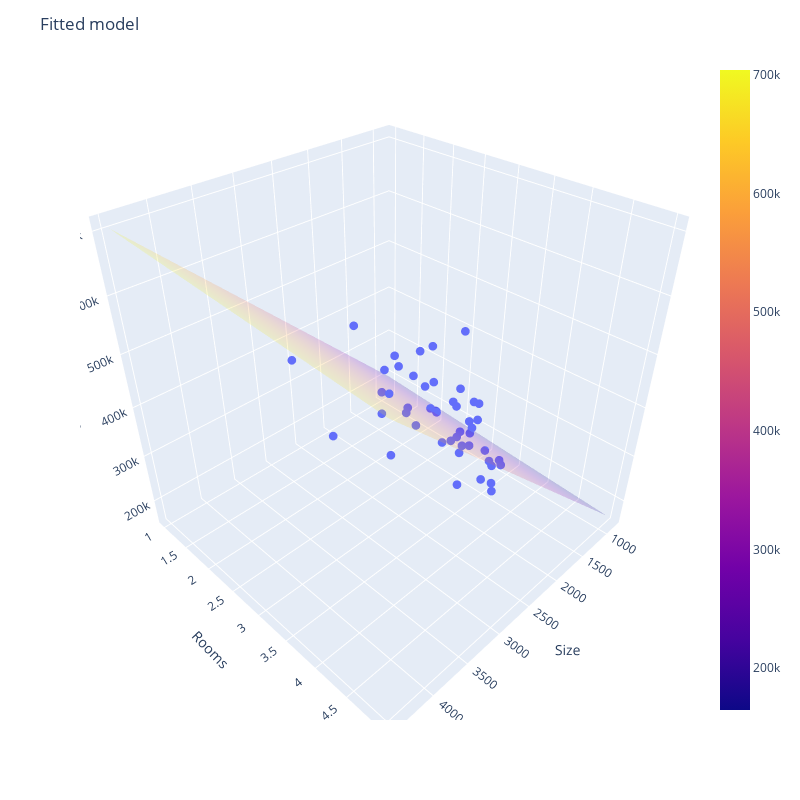

This figure's notebook cell:
### Code cell
import plotly.express as px
import plotly.graph_objects as go

fig_layout = go.Layout(title='Fitted model', autosize=True, width=800, height=800,
                       scene = dict(xaxis=dict(title='Size'),
                                    yaxis=dict(title='Rooms'),
                                    zaxis=dict(title='Price')))

fig = px.scatter_3d(x=X_raw[:,1].ravel(), y=X_raw[:,2].ravel(), z=y_data.ravel())
fig.update_traces(marker=dict(size=3))
fig.update_layout(fig_layout)
fig.add_traces(go.Surface(x=size_points, y=rooms_points, z=price_points, opacity=0.2))

fig.show()

### Figure 1 — Plotly figure (JSON) as saved in the notebook; plotly's stock layout.template omitted (floating-point values rounded to 4 significant figures)
{"data": [{"hovertemplate": "x=%{x}<br>y=%{y}<br>z=%{z}<extra></extra>", "legendgroup": "", "marker": {"color": "#636efa", "size": 3, "symbol": "circle"}, "mode": "markers", "name": "", "scene": "scene", "showlegend": false, "type": "scatter3d", "x": [2104.0, 1600.0, 2400.0, 1416.0, 3000.0, 1985.0, 1534.0, 1427.0, 1380.0, 1494.0, 1940.0, 2000.0, 1890.0, 4478.0, 1268.0, 2300.0, 1320.0, 1236.0, 2609.0, 3031.0, 1767.0, 1888.0, 1604.0, 1962.0, 3890.0, 1100.0, 1458.0, 2526.0, 2200.0, 2637.0, 1839.0, 1000.0, 2040.0, 3137.0, 1811.0, 1437.0, 1239.0, 2132.0, 4215.0, 2162.0, 1664.0, 2238.0, 2567.0, 1200.0, 852.0, 1852.0, 1203.0], "y": [3.0, 3.0, 3.0, 2.0, 4.0, 4.0, 3.0, 3.0, 3.0, 3.0, 4.0, 3.0, 3.0, 5.0, 3.0, 4.0, 2.0, 3.0, 4.0, 4.0, 3.0, 2.0, 3.0, 4.0, 3.0, 3.0, 3.0, 3.0, 3.0, 3.0, 2.0, 1.0, 4.0, 3.0, 4.0, 3.0, 3.0, 4.0, 4.0, 4.0, 2.0, 3.0, 4.0, 3.0, 2.0, 4.0, 3.0], "z": [399900, 329900, 369000, 232000, 539900, 299900, 314900, 198999, 212000, 242500, 239999, 347000, 329999, 699900, 259900, 449900, 299900, 199900, 499998, 599000, 252900, 255000, 242900, 259900, 573900, 249900, 464500, 469000, 475000, 299900, 349900, 169900, 314900, 579900, 285900, 249900, 229900, 345000, 549000, 287000, 368500, 329900, 314000, 299000, 179900, 299900, 239500]}, {"opacity": 0.2, "type": "surface", "x": [[852.0, 4478.0], [852.0, 4478.0]], "y": [[1.0, 1.0], [5.0, 5.0]], "z": [[199500.0, 704200.0], [164500.0, 669300.0]]}], "layout": {"autosize": true, "height": 800, "legend": {"tracegroupgap": 0}, "margin": {"t": 60}, "scene": {"domain": {"x": [0, 1], "y": [0, 1]}, "xaxis": {"title": {"text": "Size"}}, "yaxis": {"title": {"text": "Rooms"}}, "zaxis": {"title": {"text": "Price"}}}, "title": {"text": "Fitted model"}, "width": 800}}
